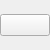
<?xml version="1.0" encoding="UTF-8"?>
<ui version="4.0">
 <class>EntityWidget</class>
 <widget class="QWidget" name="EntityWidget">
  <property name="geometry">
   <rect>
    <x>0</x>
    <y>0</y>
    <width>50</width>
    <height>50</height>
   </rect>
  </property>
  <property name="windowTitle">
   <string>Form</string>
  </property>
  <layout class="QVBoxLayout" name="verticalLayout">
   <property name="leftMargin">
    <number>0</number>
   </property>
   <property name="topMargin">
    <number>0</number>
   </property>
   <property name="rightMargin">
    <number>0</number>
   </property>
   <property name="bottomMargin">
    <number>0</number>
   </property>
   <item>
    <widget class="QPushButton" name="pushButton">
     <property name="text">
      <string/>
     </property>
    </widget>
   </item>
  </layout>
 </widget>
 <resources/>
 <connections/>
</ui>
